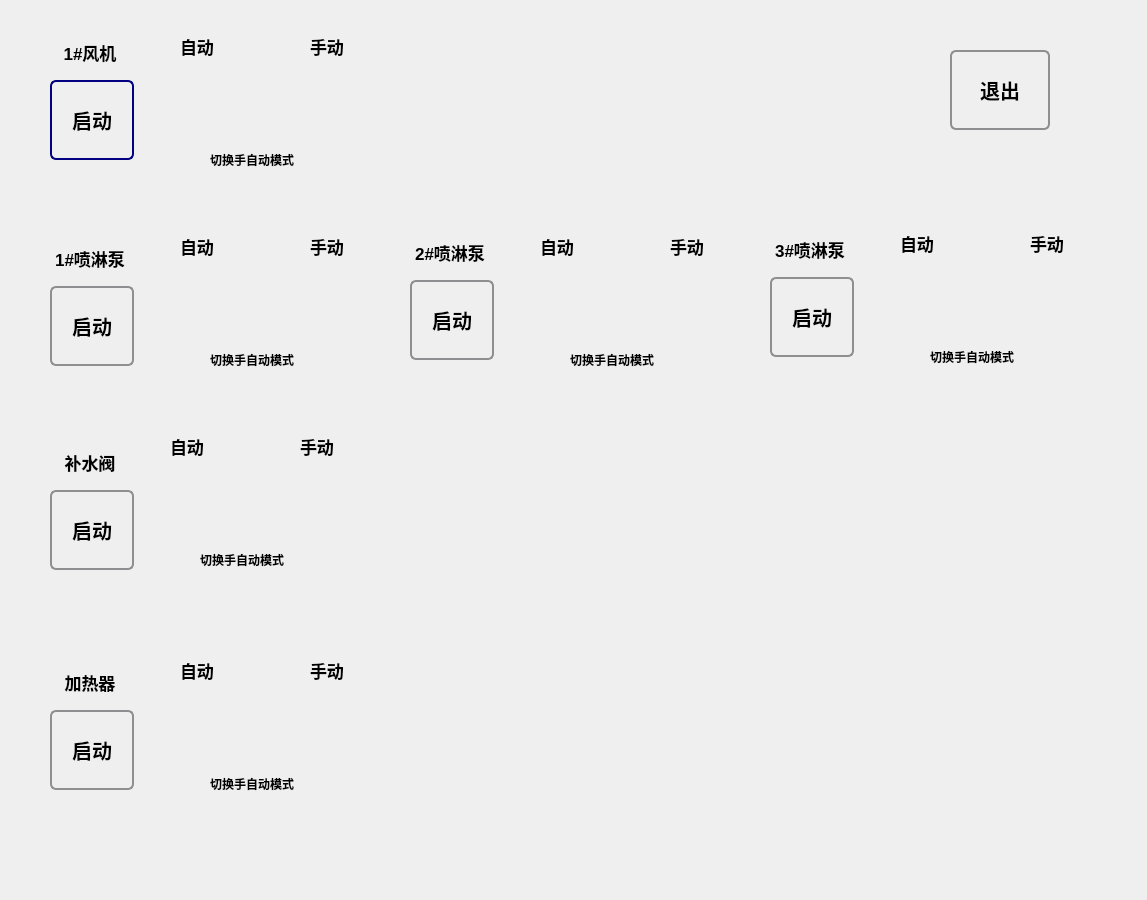
<?xml version="1.0" encoding="UTF-8"?>
<ui version="4.0">
 <class>DeoManualSettingDialog</class>
 <widget class="QDialog" name="DeoManualSettingDialog">
  <property name="geometry">
   <rect>
    <x>0</x>
    <y>0</y>
    <width>1147</width>
    <height>900</height>
   </rect>
  </property>
  <property name="sizePolicy">
   <sizepolicy hsizetype="Preferred" vsizetype="Preferred">
    <horstretch>1</horstretch>
    <verstretch>1</verstretch>
   </sizepolicy>
  </property>
  <property name="windowTitle">
   <string>Dialog</string>
  </property>
  <widget class="QPushButton" name="startFirstFanButton">
   <property name="geometry">
    <rect>
     <x>50</x>
     <y>80</y>
     <width>84</width>
     <height>80</height>
    </rect>
   </property>
   <property name="font">
    <font>
     <pointsize>15</pointsize>
     <weight>75</weight>
     <bold>true</bold>
    </font>
   </property>
   <property name="styleSheet">
    <string notr="true">QPushButton {
    border: 2px solid #8f8f91;
    border-radius: 6px;
    background-color: qlineargradient(x1: 0, y1: 0, x2: 0, y2: 1,
                                      stop: 0 #f6f7fa, stop: 1 #dadbde);
    min-width: 80px;
}

QPushButton:pressed {
    background-color: qlineargradient(x1: 0, y1: 0, x2: 0, y2: 1,
                                      stop: 0 #dadbde, stop: 1 #f6f7fa);
}

QPushButton:flat {
    border: none; /* no border for a flat push button */
}

QPushButton:default {
    border-color: navy; /* make the default button prominent */
}</string>
   </property>
   <property name="text">
    <string>启动</string>
   </property>
   <property name="flat">
    <bool>false</bool>
   </property>
  </widget>
  <widget class="QLabel" name="label_34">
   <property name="geometry">
    <rect>
     <x>50</x>
     <y>40</y>
     <width>80</width>
     <height>25</height>
    </rect>
   </property>
   <property name="font">
    <font>
     <pointsize>13</pointsize>
     <weight>75</weight>
     <bold>true</bold>
    </font>
   </property>
   <property name="text">
    <string>1#风机</string>
   </property>
   <property name="alignment">
    <set>Qt::AlignCenter</set>
   </property>
  </widget>
  <widget class="QPushButton" name="startFirstPlPumpButton">
   <property name="geometry">
    <rect>
     <x>50</x>
     <y>286</y>
     <width>84</width>
     <height>80</height>
    </rect>
   </property>
   <property name="font">
    <font>
     <pointsize>15</pointsize>
     <weight>75</weight>
     <bold>true</bold>
    </font>
   </property>
   <property name="styleSheet">
    <string notr="true">QPushButton {
    border: 2px solid #8f8f91;
    border-radius: 6px;
    background-color: qlineargradient(x1: 0, y1: 0, x2: 0, y2: 1,
                                      stop: 0 #f6f7fa, stop: 1 #dadbde);
    min-width: 80px;
}

QPushButton:pressed {
    background-color: qlineargradient(x1: 0, y1: 0, x2: 0, y2: 1,
                                      stop: 0 #dadbde, stop: 1 #f6f7fa);
}

QPushButton:flat {
    border: none; /* no border for a flat push button */
}

QPushButton:default {
    border-color: navy; /* make the default button prominent */
}</string>
   </property>
   <property name="text">
    <string>启动</string>
   </property>
   <property name="flat">
    <bool>false</bool>
   </property>
  </widget>
  <widget class="QLabel" name="label_38">
   <property name="geometry">
    <rect>
     <x>40</x>
     <y>246</y>
     <width>100</width>
     <height>25</height>
    </rect>
   </property>
   <property name="font">
    <font>
     <pointsize>13</pointsize>
     <weight>75</weight>
     <bold>true</bold>
    </font>
   </property>
   <property name="text">
    <string>1#喷淋泵</string>
   </property>
   <property name="alignment">
    <set>Qt::AlignCenter</set>
   </property>
  </widget>
  <widget class="QLabel" name="label_39">
   <property name="geometry">
    <rect>
     <x>400</x>
     <y>240</y>
     <width>100</width>
     <height>25</height>
    </rect>
   </property>
   <property name="font">
    <font>
     <pointsize>13</pointsize>
     <weight>75</weight>
     <bold>true</bold>
    </font>
   </property>
   <property name="text">
    <string>2#喷淋泵</string>
   </property>
   <property name="alignment">
    <set>Qt::AlignCenter</set>
   </property>
  </widget>
  <widget class="QPushButton" name="startSecondPlPumpButton">
   <property name="geometry">
    <rect>
     <x>410</x>
     <y>280</y>
     <width>84</width>
     <height>80</height>
    </rect>
   </property>
   <property name="font">
    <font>
     <pointsize>15</pointsize>
     <weight>75</weight>
     <bold>true</bold>
    </font>
   </property>
   <property name="styleSheet">
    <string notr="true">QPushButton {
    border: 2px solid #8f8f91;
    border-radius: 6px;
    background-color: qlineargradient(x1: 0, y1: 0, x2: 0, y2: 1,
                                      stop: 0 #f6f7fa, stop: 1 #dadbde);
    min-width: 80px;
}

QPushButton:pressed {
    background-color: qlineargradient(x1: 0, y1: 0, x2: 0, y2: 1,
                                      stop: 0 #dadbde, stop: 1 #f6f7fa);
}

QPushButton:flat {
    border: none; /* no border for a flat push button */
}

QPushButton:default {
    border-color: navy; /* make the default button prominent */
}</string>
   </property>
   <property name="text">
    <string>启动</string>
   </property>
   <property name="flat">
    <bool>false</bool>
   </property>
  </widget>
  <widget class="QPushButton" name="startBwValveButton_2">
   <property name="geometry">
    <rect>
     <x>950</x>
     <y>50</y>
     <width>100</width>
     <height>80</height>
    </rect>
   </property>
   <property name="font">
    <font>
     <pointsize>15</pointsize>
     <weight>75</weight>
     <bold>true</bold>
    </font>
   </property>
   <property name="styleSheet">
    <string notr="true">QPushButton {
    border: 2px solid #8f8f91;
    border-radius: 6px;
    background-color: qlineargradient(x1: 0, y1: 0, x2: 0, y2: 1,
                                      stop: 0 #f6f7fa, stop: 1 #dadbde);
    min-width: 80px;
}

QPushButton:pressed {
    background-color: qlineargradient(x1: 0, y1: 0, x2: 0, y2: 1,
                                      stop: 0 #dadbde, stop: 1 #f6f7fa);
}

QPushButton:flat {
    border: none; /* no border for a flat push button */
}

QPushButton:default {
    border-color: navy; /* make the default button prominent */
}</string>
   </property>
   <property name="text">
    <string>退出</string>
   </property>
   <property name="flat">
    <bool>false</bool>
   </property>
  </widget>
  <widget class="QPushButton" name="switchFanModePushButton">
   <property name="geometry">
    <rect>
     <x>230</x>
     <y>66</y>
     <width>64</width>
     <height>64</height>
    </rect>
   </property>
   <property name="autoFillBackground">
    <bool>false</bool>
   </property>
   <property name="styleSheet">
    <string notr="true">background: transparent; </string>
   </property>
   <property name="text">
    <string/>
   </property>
   <property name="iconSize">
    <size>
     <width>64</width>
     <height>64</height>
    </size>
   </property>
   <property name="flat">
    <bool>true</bool>
   </property>
  </widget>
  <widget class="QLabel" name="label_22">
   <property name="geometry">
    <rect>
     <x>210</x>
     <y>150</y>
     <width>150</width>
     <height>20</height>
    </rect>
   </property>
   <property name="font">
    <font>
     <weight>75</weight>
     <bold>true</bold>
    </font>
   </property>
   <property name="text">
    <string>切换手自动模式</string>
   </property>
  </widget>
  <widget class="QLabel" name="label_17">
   <property name="geometry">
    <rect>
     <x>310</x>
     <y>26</y>
     <width>50</width>
     <height>40</height>
    </rect>
   </property>
   <property name="font">
    <font>
     <pointsize>13</pointsize>
     <weight>75</weight>
     <bold>true</bold>
    </font>
   </property>
   <property name="text">
    <string>手动</string>
   </property>
  </widget>
  <widget class="QLabel" name="label_16">
   <property name="geometry">
    <rect>
     <x>180</x>
     <y>26</y>
     <width>50</width>
     <height>40</height>
    </rect>
   </property>
   <property name="font">
    <font>
     <pointsize>13</pointsize>
     <weight>75</weight>
     <bold>true</bold>
    </font>
   </property>
   <property name="text">
    <string>自动</string>
   </property>
  </widget>
  <widget class="QLabel" name="label_47">
   <property name="geometry">
    <rect>
     <x>40</x>
     <y>450</y>
     <width>100</width>
     <height>25</height>
    </rect>
   </property>
   <property name="font">
    <font>
     <pointsize>13</pointsize>
     <weight>75</weight>
     <bold>true</bold>
    </font>
   </property>
   <property name="text">
    <string>补水阀</string>
   </property>
   <property name="alignment">
    <set>Qt::AlignCenter</set>
   </property>
  </widget>
  <widget class="QPushButton" name="startFirstBwValveButton">
   <property name="geometry">
    <rect>
     <x>50</x>
     <y>490</y>
     <width>84</width>
     <height>80</height>
    </rect>
   </property>
   <property name="font">
    <font>
     <pointsize>15</pointsize>
     <weight>75</weight>
     <bold>true</bold>
    </font>
   </property>
   <property name="styleSheet">
    <string notr="true">QPushButton {
    border: 2px solid #8f8f91;
    border-radius: 6px;
    background-color: qlineargradient(x1: 0, y1: 0, x2: 0, y2: 1,
                                      stop: 0 #f6f7fa, stop: 1 #dadbde);
    min-width: 80px;
}

QPushButton:pressed {
    background-color: qlineargradient(x1: 0, y1: 0, x2: 0, y2: 1,
                                      stop: 0 #dadbde, stop: 1 #f6f7fa);
}

QPushButton:flat {
    border: none; /* no border for a flat push button */
}

QPushButton:default {
    border-color: navy; /* make the default button prominent */
}</string>
   </property>
   <property name="text">
    <string>启动</string>
   </property>
   <property name="flat">
    <bool>false</bool>
   </property>
  </widget>
  <widget class="QLabel" name="label_48">
   <property name="geometry">
    <rect>
     <x>40</x>
     <y>670</y>
     <width>100</width>
     <height>25</height>
    </rect>
   </property>
   <property name="font">
    <font>
     <pointsize>13</pointsize>
     <weight>75</weight>
     <bold>true</bold>
    </font>
   </property>
   <property name="text">
    <string>加热器</string>
   </property>
   <property name="alignment">
    <set>Qt::AlignCenter</set>
   </property>
  </widget>
  <widget class="QPushButton" name="startFirstHeaterButton">
   <property name="geometry">
    <rect>
     <x>50</x>
     <y>710</y>
     <width>84</width>
     <height>80</height>
    </rect>
   </property>
   <property name="font">
    <font>
     <pointsize>15</pointsize>
     <weight>75</weight>
     <bold>true</bold>
    </font>
   </property>
   <property name="styleSheet">
    <string notr="true">QPushButton {
    border: 2px solid #8f8f91;
    border-radius: 6px;
    background-color: qlineargradient(x1: 0, y1: 0, x2: 0, y2: 1,
                                      stop: 0 #f6f7fa, stop: 1 #dadbde);
    min-width: 80px;
}

QPushButton:pressed {
    background-color: qlineargradient(x1: 0, y1: 0, x2: 0, y2: 1,
                                      stop: 0 #dadbde, stop: 1 #f6f7fa);
}

QPushButton:flat {
    border: none; /* no border for a flat push button */
}

QPushButton:default {
    border-color: navy; /* make the default button prominent */
}</string>
   </property>
   <property name="text">
    <string>启动</string>
   </property>
   <property name="flat">
    <bool>false</bool>
   </property>
  </widget>
  <widget class="QLabel" name="label_44">
   <property name="geometry">
    <rect>
     <x>180</x>
     <y>226</y>
     <width>50</width>
     <height>40</height>
    </rect>
   </property>
   <property name="font">
    <font>
     <pointsize>13</pointsize>
     <weight>75</weight>
     <bold>true</bold>
    </font>
   </property>
   <property name="text">
    <string>自动</string>
   </property>
  </widget>
  <widget class="QLabel" name="label_46">
   <property name="geometry">
    <rect>
     <x>310</x>
     <y>226</y>
     <width>50</width>
     <height>40</height>
    </rect>
   </property>
   <property name="font">
    <font>
     <pointsize>13</pointsize>
     <weight>75</weight>
     <bold>true</bold>
    </font>
   </property>
   <property name="text">
    <string>手动</string>
   </property>
  </widget>
  <widget class="QLabel" name="label_50">
   <property name="geometry">
    <rect>
     <x>210</x>
     <y>350</y>
     <width>120</width>
     <height>20</height>
    </rect>
   </property>
   <property name="font">
    <font>
     <weight>75</weight>
     <bold>true</bold>
    </font>
   </property>
   <property name="text">
    <string>切换手自动模式</string>
   </property>
  </widget>
  <widget class="QPushButton" name="switchPumpPlModePushButton_1">
   <property name="geometry">
    <rect>
     <x>230</x>
     <y>266</y>
     <width>64</width>
     <height>64</height>
    </rect>
   </property>
   <property name="autoFillBackground">
    <bool>false</bool>
   </property>
   <property name="styleSheet">
    <string notr="true">background: transparent; </string>
   </property>
   <property name="text">
    <string/>
   </property>
   <property name="iconSize">
    <size>
     <width>64</width>
     <height>64</height>
    </size>
   </property>
   <property name="flat">
    <bool>true</bool>
   </property>
  </widget>
  <widget class="QPushButton" name="switchPumpPlModePushButton_2">
   <property name="geometry">
    <rect>
     <x>590</x>
     <y>266</y>
     <width>64</width>
     <height>64</height>
    </rect>
   </property>
   <property name="autoFillBackground">
    <bool>false</bool>
   </property>
   <property name="styleSheet">
    <string notr="true">background: transparent; </string>
   </property>
   <property name="text">
    <string/>
   </property>
   <property name="iconSize">
    <size>
     <width>64</width>
     <height>64</height>
    </size>
   </property>
   <property name="flat">
    <bool>true</bool>
   </property>
  </widget>
  <widget class="QLabel" name="label_53">
   <property name="geometry">
    <rect>
     <x>670</x>
     <y>226</y>
     <width>50</width>
     <height>40</height>
    </rect>
   </property>
   <property name="font">
    <font>
     <pointsize>13</pointsize>
     <weight>75</weight>
     <bold>true</bold>
    </font>
   </property>
   <property name="text">
    <string>手动</string>
   </property>
  </widget>
  <widget class="QLabel" name="label_54">
   <property name="geometry">
    <rect>
     <x>540</x>
     <y>226</y>
     <width>50</width>
     <height>40</height>
    </rect>
   </property>
   <property name="font">
    <font>
     <pointsize>13</pointsize>
     <weight>75</weight>
     <bold>true</bold>
    </font>
   </property>
   <property name="text">
    <string>自动</string>
   </property>
  </widget>
  <widget class="QLabel" name="label_55">
   <property name="geometry">
    <rect>
     <x>570</x>
     <y>350</y>
     <width>120</width>
     <height>20</height>
    </rect>
   </property>
   <property name="font">
    <font>
     <weight>75</weight>
     <bold>true</bold>
    </font>
   </property>
   <property name="text">
    <string>切换手自动模式</string>
   </property>
  </widget>
  <widget class="QPushButton" name="switchBwValveModePushButton_1">
   <property name="geometry">
    <rect>
     <x>220</x>
     <y>466</y>
     <width>64</width>
     <height>64</height>
    </rect>
   </property>
   <property name="autoFillBackground">
    <bool>false</bool>
   </property>
   <property name="styleSheet">
    <string notr="true">background: transparent; </string>
   </property>
   <property name="text">
    <string/>
   </property>
   <property name="iconSize">
    <size>
     <width>64</width>
     <height>64</height>
    </size>
   </property>
   <property name="flat">
    <bool>true</bool>
   </property>
  </widget>
  <widget class="QLabel" name="label_58">
   <property name="geometry">
    <rect>
     <x>300</x>
     <y>426</y>
     <width>50</width>
     <height>40</height>
    </rect>
   </property>
   <property name="font">
    <font>
     <pointsize>13</pointsize>
     <weight>75</weight>
     <bold>true</bold>
    </font>
   </property>
   <property name="text">
    <string>手动</string>
   </property>
  </widget>
  <widget class="QLabel" name="label_59">
   <property name="geometry">
    <rect>
     <x>170</x>
     <y>426</y>
     <width>50</width>
     <height>40</height>
    </rect>
   </property>
   <property name="font">
    <font>
     <pointsize>13</pointsize>
     <weight>75</weight>
     <bold>true</bold>
    </font>
   </property>
   <property name="text">
    <string>自动</string>
   </property>
  </widget>
  <widget class="QLabel" name="label_60">
   <property name="geometry">
    <rect>
     <x>200</x>
     <y>550</y>
     <width>120</width>
     <height>20</height>
    </rect>
   </property>
   <property name="font">
    <font>
     <weight>75</weight>
     <bold>true</bold>
    </font>
   </property>
   <property name="text">
    <string>切换手自动模式</string>
   </property>
  </widget>
  <widget class="QLabel" name="label_61">
   <property name="geometry">
    <rect>
     <x>210</x>
     <y>774</y>
     <width>120</width>
     <height>20</height>
    </rect>
   </property>
   <property name="font">
    <font>
     <weight>75</weight>
     <bold>true</bold>
    </font>
   </property>
   <property name="text">
    <string>切换手自动模式</string>
   </property>
  </widget>
  <widget class="QPushButton" name="switchFirstHeaterPushButton">
   <property name="geometry">
    <rect>
     <x>230</x>
     <y>690</y>
     <width>64</width>
     <height>64</height>
    </rect>
   </property>
   <property name="autoFillBackground">
    <bool>false</bool>
   </property>
   <property name="styleSheet">
    <string notr="true">background: transparent; </string>
   </property>
   <property name="text">
    <string/>
   </property>
   <property name="iconSize">
    <size>
     <width>64</width>
     <height>64</height>
    </size>
   </property>
   <property name="flat">
    <bool>true</bool>
   </property>
  </widget>
  <widget class="QLabel" name="label_62">
   <property name="geometry">
    <rect>
     <x>310</x>
     <y>650</y>
     <width>50</width>
     <height>40</height>
    </rect>
   </property>
   <property name="font">
    <font>
     <pointsize>13</pointsize>
     <weight>75</weight>
     <bold>true</bold>
    </font>
   </property>
   <property name="text">
    <string>手动</string>
   </property>
  </widget>
  <widget class="QLabel" name="label_63">
   <property name="geometry">
    <rect>
     <x>180</x>
     <y>650</y>
     <width>50</width>
     <height>40</height>
    </rect>
   </property>
   <property name="font">
    <font>
     <pointsize>13</pointsize>
     <weight>75</weight>
     <bold>true</bold>
    </font>
   </property>
   <property name="text">
    <string>自动</string>
   </property>
  </widget>
  <widget class="QPushButton" name="startThirdPlPumpButton">
   <property name="geometry">
    <rect>
     <x>770</x>
     <y>277</y>
     <width>84</width>
     <height>80</height>
    </rect>
   </property>
   <property name="font">
    <font>
     <pointsize>15</pointsize>
     <weight>75</weight>
     <bold>true</bold>
    </font>
   </property>
   <property name="styleSheet">
    <string notr="true">QPushButton {
    border: 2px solid #8f8f91;
    border-radius: 6px;
    background-color: qlineargradient(x1: 0, y1: 0, x2: 0, y2: 1,
                                      stop: 0 #f6f7fa, stop: 1 #dadbde);
    min-width: 80px;
}

QPushButton:pressed {
    background-color: qlineargradient(x1: 0, y1: 0, x2: 0, y2: 1,
                                      stop: 0 #dadbde, stop: 1 #f6f7fa);
}

QPushButton:flat {
    border: none; /* no border for a flat push button */
}

QPushButton:default {
    border-color: navy; /* make the default button prominent */
}</string>
   </property>
   <property name="text">
    <string>启动</string>
   </property>
   <property name="flat">
    <bool>false</bool>
   </property>
  </widget>
  <widget class="QLabel" name="label_56">
   <property name="geometry">
    <rect>
     <x>1030</x>
     <y>223</y>
     <width>50</width>
     <height>40</height>
    </rect>
   </property>
   <property name="font">
    <font>
     <pointsize>13</pointsize>
     <weight>75</weight>
     <bold>true</bold>
    </font>
   </property>
   <property name="text">
    <string>手动</string>
   </property>
  </widget>
  <widget class="QLabel" name="label_57">
   <property name="geometry">
    <rect>
     <x>900</x>
     <y>223</y>
     <width>50</width>
     <height>40</height>
    </rect>
   </property>
   <property name="font">
    <font>
     <pointsize>13</pointsize>
     <weight>75</weight>
     <bold>true</bold>
    </font>
   </property>
   <property name="text">
    <string>自动</string>
   </property>
  </widget>
  <widget class="QLabel" name="label_64">
   <property name="geometry">
    <rect>
     <x>930</x>
     <y>347</y>
     <width>120</width>
     <height>20</height>
    </rect>
   </property>
   <property name="font">
    <font>
     <weight>75</weight>
     <bold>true</bold>
    </font>
   </property>
   <property name="text">
    <string>切换手自动模式</string>
   </property>
  </widget>
  <widget class="QPushButton" name="switchPumpPlModePushButton_3">
   <property name="geometry">
    <rect>
     <x>950</x>
     <y>263</y>
     <width>64</width>
     <height>64</height>
    </rect>
   </property>
   <property name="autoFillBackground">
    <bool>false</bool>
   </property>
   <property name="styleSheet">
    <string notr="true">background: transparent; </string>
   </property>
   <property name="text">
    <string/>
   </property>
   <property name="iconSize">
    <size>
     <width>64</width>
     <height>64</height>
    </size>
   </property>
   <property name="flat">
    <bool>true</bool>
   </property>
  </widget>
  <widget class="QLabel" name="label_42">
   <property name="geometry">
    <rect>
     <x>760</x>
     <y>237</y>
     <width>100</width>
     <height>25</height>
    </rect>
   </property>
   <property name="font">
    <font>
     <pointsize>13</pointsize>
     <weight>75</weight>
     <bold>true</bold>
    </font>
   </property>
   <property name="text">
    <string>3#喷淋泵</string>
   </property>
   <property name="alignment">
    <set>Qt::AlignCenter</set>
   </property>
  </widget>
 </widget>
 <resources/>
 <connections/>
</ui>
